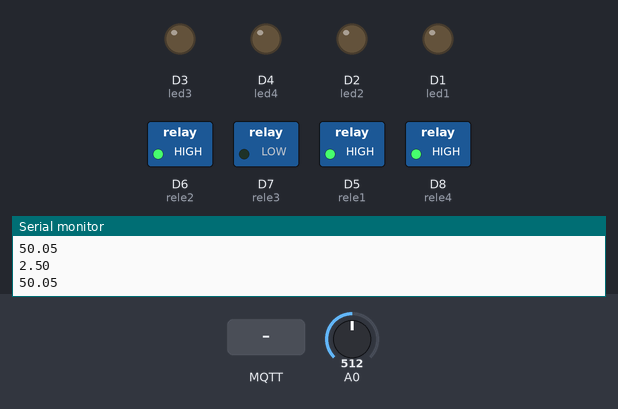
Recording of a sketch running on a simulated ESP8266 (NodeMCU). On the bench: switched loads named in the sketch (green lamp = pin HIGH), output pins drawn as LEDs (lit = HIGH), the last lines printed to the serial monitor. Inputs (shaded band) come from the test bench; at power-on: A0 = 512. WiFi joins after 1.5 s; servers stay silent unless stated; no MQTT or app messages arrive unless stated.

Above: at 2.7 s.
2.8 s: MQTT message "on" arrives on the first subscribed topic
At 3.4 s:
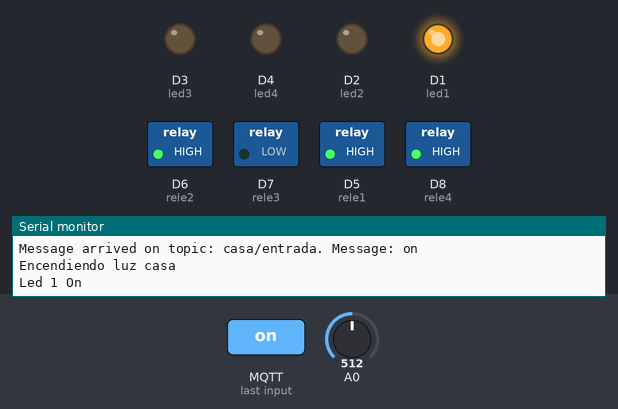
4.3 s: MQTT message "on" arrives on the second subscribed topic
At 4.6 s:
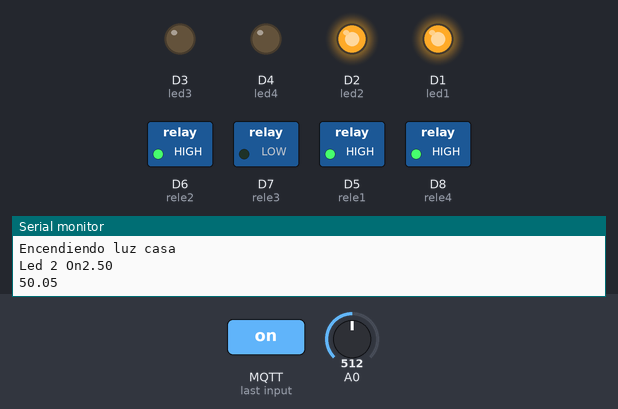
5.8 s: MQTT message "off" arrives on the first subscribed topic
At 6.9 s:
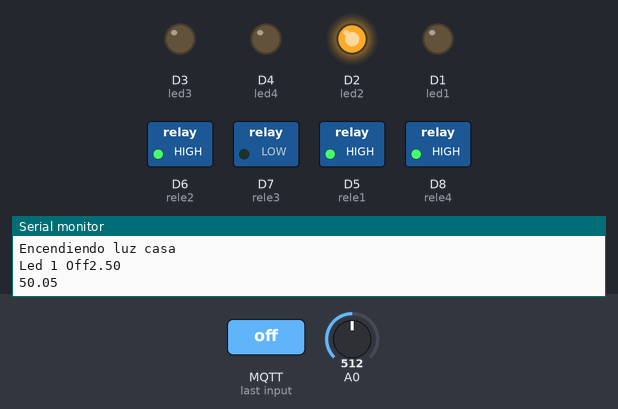
7.3 s: MQTT message "on" arrives on the third subscribed topic
At 8.0 s:
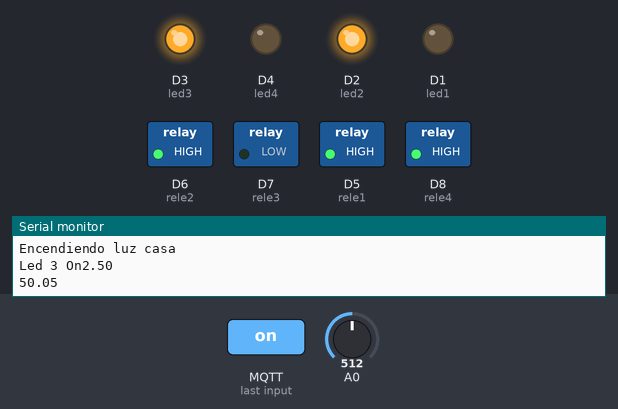
8.8 s: MQTT message "off" arrives on the second subscribed topic
At 9.2 s:
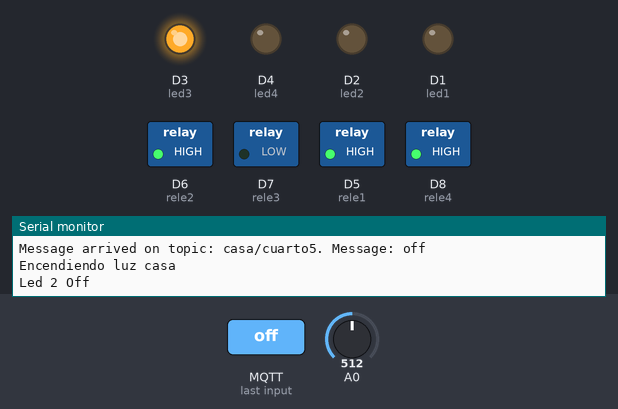
10.3 s: MQTT message "off" arrives on the third subscribed topic
At 11.5 s:
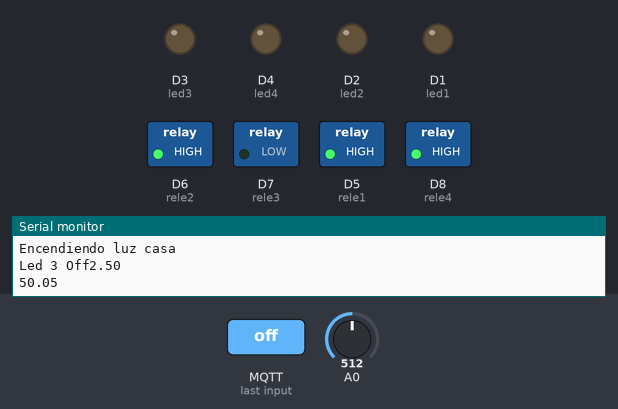
Timing chart, 0 to 12.8 s (numbered marks = the images above; inputs shaded):
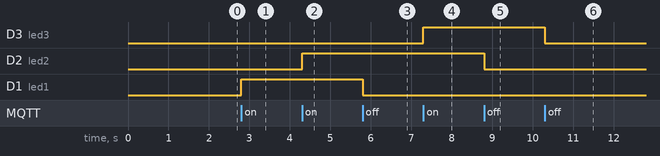

The sketch:

ESP82_3.ino
```cpp
#include <ESP8266WiFi.h>
#include <PubSubClient.h>

const char* ssid = "Roda2";
const char* password = "804010sestO#";

const char* mqtt_server = "192.168.2.170";

WiFiClient espClient;
PubSubClient client(espClient);
int periodo = 1000;
String strFloat;
char envio[6];
int analog = A0;
int rele1 = D5;
int rele2 = D6;
int rele3 = D7;
int rele4 = D8;
int led1 = 5;
int led2 = 4;
int led3 = 0;
int led4 = 2;


unsigned long tiempoAnterior=0;

// Don't change the function below. This functions connects your ESP8266 to your router
void setup_wifi() {
  delay(10);
  // We start by connecting to a WiFi network
  Serial.println();
  Serial.print("Connecting to ");
  Serial.println(ssid);
  WiFi.begin(ssid, password);
  while (WiFi.status() != WL_CONNECTED) {
    delay(500);
    Serial.print(".");
  }
  Serial.println("");
  Serial.print("WiFi connected - ESP IP address: ");
  Serial.println(WiFi.localIP());
}

// Recibir
void callback(String topic, byte* message, unsigned int length) {
  Serial.print("Message arrived on topic: ");
  Serial.print(topic);
  Serial.print(". Message: ");
  String messageTemp;

  for (int i = 0; i < length; i++) {
    Serial.print((char)message[i]);
    messageTemp += (char)message[i];
  }
  Serial.println();

  if(topic=="casa/cuarto1"){
      if(messageTemp == "on"){
        digitalWrite(rele1, HIGH);
        Serial.print("Rele 1 On");
      }
      else if(messageTemp == "off"){
        digitalWrite(rele1, LOW);
        Serial.print("Rele 1 Off");
      }
  }
    if(topic=="casa/cuarto2"){
      if(messageTemp == "on"){
        digitalWrite(rele4, HIGH);
        Serial.print("Rele 4 On");
      }
      else if(messageTemp == "off"){
        digitalWrite(rele4, LOW);
        Serial.print("Rele 4 Off");
      }
  }

    if(topic=="porton/rfig"){
      if(messageTemp == "on"){
        digitalWrite(rele3, LOW);
        delay(500);
        digitalWrite(rele3,HIGH);
        delay(2500);
        Serial.print("Rele 3 On");
        digitalWrite(rele2, LOW);
        delay(500);
        digitalWrite(rele2,HIGH);
        Serial.print("Rele 2 On");
      }
  }


    if(topic=="casa/entrada"){
      Serial.println("Encendiendo luz casa");
      if(messageTemp == "on"){
        digitalWrite(led1, HIGH);
        Serial.print("Led 1 On");
      }
      else if(messageTemp == "off"){
        digitalWrite(led1, LOW);
        Serial.print("Led 1 Off");
      }
  }

if(topic=="casa/cuarto5"){
      Serial.println("Encendiendo luz casa");
      if(messageTemp == "on"){
        digitalWrite(led2, HIGH);
        Serial.print("Led 2 On");
      }
      else if(messageTemp == "off"){
        digitalWrite(led2, LOW);
        Serial.print("Led 2 Off");
      }
  }

if(topic=="casa/cuarto3"){
      Serial.println("Encendiendo luz casa");
      if(messageTemp == "on"){
        digitalWrite(led3, HIGH);
        Serial.print("Led 3 On");
      }
      else if(messageTemp == "off"){
        digitalWrite(led3, LOW);
        Serial.print("Led 3 Off");
      }
  }

  if(topic=="casa/vestibulo"){
      Serial.println("Encendiendo luz casa");
      if(messageTemp == "on"){
        digitalWrite(led4, HIGH);
        Serial.print("Led 4 On");
      }
      else if(messageTemp == "off"){
        digitalWrite(led4, LOW);
        Serial.print("Led 4 Off");
      }
  }


}


// This functions reconnects your ESP8266 to your MQTT broker
void reconnect() {
  // Loop until we're reconnected
  while (!client.connected()) {
    Serial.print("Attempting MQTT connection...");
    if (client.connect("RELE_ES8266")) {
      Serial.println("connected");
      // Subscribe or resubscribe to a topic
      // You can subscribe to more topics (to control more LEDs in this example);
      client.subscribe("casa/entrada");
      client.subscribe("casa/cuarto5");
      client.subscribe("casa/cuarto3");
      client.subscribe("casa/vestibulo");
      client.subscribe("casa/cuarto4");
      client.subscribe("casa/cuarto1");
      client.subscribe("casa/cuarto2");
      client.subscribe("porton/rfig");
    } else {
      Serial.print("failed, rc=");
      Serial.print(client.state());
      Serial.println(" try again in 5 seconds");
      // Wait 5 seconds before retrying
      delay(5000);
    }
  }
}

// The setup function sets your ESP GPIOs to Outputs, starts the serial communication at a baud rate of 115200
// Sets your mqtt broker and sets the callback function
// The callback function is what receives messages and actually controls the LEDs
void setup() {
  pinMode(rele1, OUTPUT);
  pinMode(rele2, OUTPUT);
  pinMode(rele3, OUTPUT);
  pinMode(rele4, OUTPUT);
  pinMode(led1, OUTPUT);
  pinMode(led2, OUTPUT);
  pinMode(led3, OUTPUT);
  pinMode(led4, OUTPUT);
  digitalWrite(rele1,HIGH);
  digitalWrite(rele2,HIGH);
  digitalWrite(rele1,HIGH);
  digitalWrite(rele4,HIGH);
  Serial.begin(115200);
  setup_wifi();
  client.setServer(mqtt_server, 1883);
  client.setCallback(callback);

}

// For this project, you don't need to change anything in the loop function. Basically it ensures that you ESP is connected to your broker
void loop() {

  if (!client.connected()) {
    reconnect();
  }
  if(!client.loop())
    client.connect("ESP8266");

  if(millis()- tiempoAnterior>=periodo){
      int valor = analogRead(A0);
      float voltaje = valor*(5.0/1023.0);
      float porcentaje = voltaje*(100/5);
      strFloat += porcentaje;
      Serial.println(voltaje);
      Serial.println(porcentaje);
      strFloat.toCharArray (envio, 6);
      client.publish("calle/luz", envio);
      envio[0] = 0;
    envio[1] = 0;
    envio[2] = 0;
    envio[3] = 0;
    envio[4] = 0;
    envio[5] = 0;
    envio[6] = 0;
    strFloat = "0";
      tiempoAnterior=millis();
      }

}
```

Measured:
- after the input at 2.8 s, D1 (led1): LOW → HIGH at once
- after the input at 4.3 s, D2 (led2): LOW → HIGH at once
- after the input at 5.8 s, D1 (led1): HIGH → LOW at once
- after the input at 7.3 s, D3 (led3): LOW → HIGH at once
- after the input at 8.8 s, D2 (led2): HIGH → LOW at once
- after the input at 10.3 s, D3 (led3): HIGH → LOW at once
